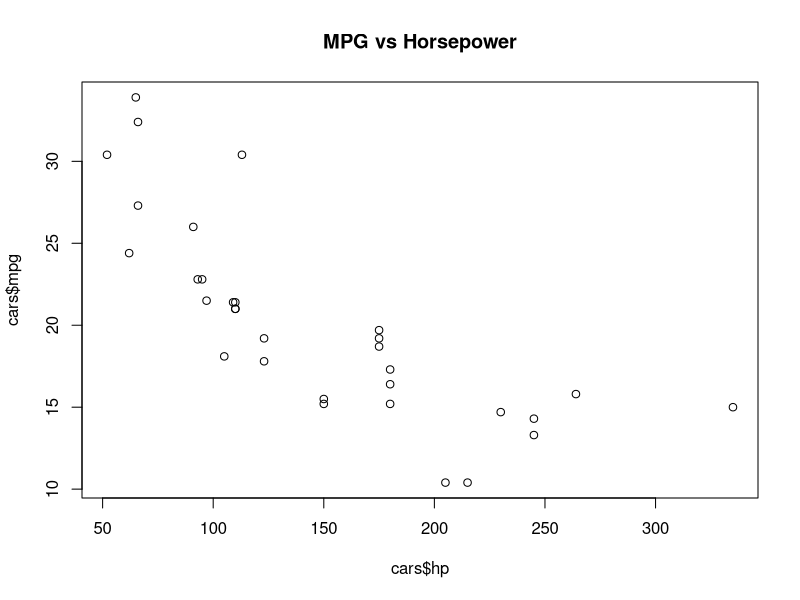

This figure's R source:
## ---- chunk 1



# load other libraries
library(dplyr)
library(tidyr)

cars = mtcars

summary(cars)
glimpse(cars)

# Simple Plot

plot(cars$mpg ~ cars$hp, main = "MPG vs Horsepower")
